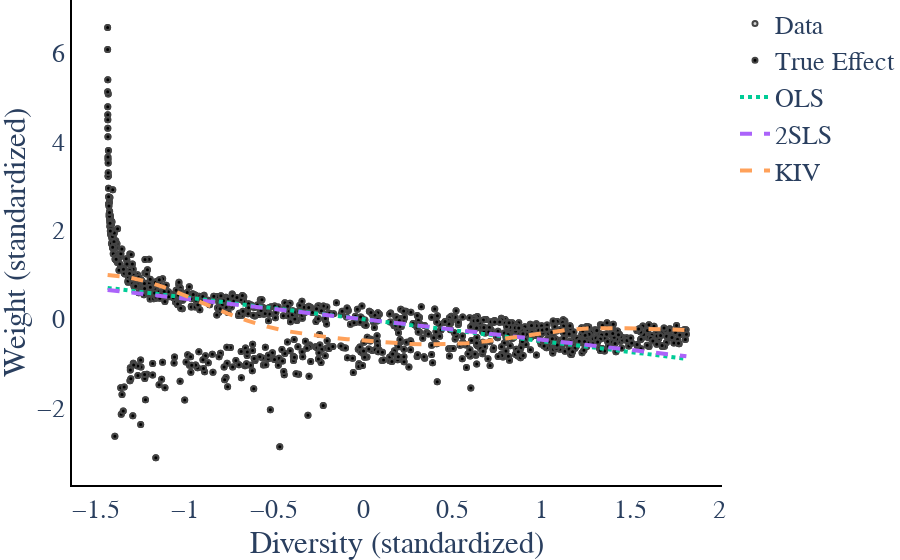

Write notebook code for a chart like this one.
### Code cell
# Shannon Estimation
x, y, ytrue, xstar, xstar_bound, ystar_ols, ystar_2sls, ystar_kiv, results = run_diversity_estimation_methods(
    Z_sim, div_shannon, Y_sim, Ytrue=Y_star, methods=["OLS", "2SLS", "KIV"])

fig = plot_diversity_methods(x, y, xstar, xstar_bound, ystar_ols, ystar_2sls, ystar_kiv, results, ytrue)
fig.write_image(os.path.join(savepath,
                             "ShannonDiversity_" +str(p)+"InstrumentStrength_"+str(instrument_strength)+".pdf" ))

fig.show()

### Figure 1 — Plotly figure (JSON) as saved in the notebook; plotly's stock layout.template omitted (floating-point values rounded to 4 significant figures; data arrays with more than 128 entries replaced by an {"elided": "..."} marker saying what was removed)
{"data": [{"line": {"width": 4}, "marker": {"color": "lightgrey", "line": {"width": 2}, "size": 5}, "mode": "markers", "name": "Data", "type": "scatter", "x": {"elided": "1000 float values"}, "y": {"elided": "1000 float values"}}, {"line": {"width": 4}, "marker": {"color": "black", "line": {"width": 2}, "size": 5}, "mode": "markers", "name": "True Effect", "type": "scatter", "x": {"elided": "1000 float values"}, "y": {"elided": "1000 float values"}}, {"line": {"dash": "dot", "width": 4}, "marker": {"line": {"width": 2}, "size": 5}, "mode": "lines", "name": "OLS", "type": "scatter", "x": [-1.437, -1.325, -1.213, -1.101, -0.989, -0.8769, -0.7648, -0.6526, -0.5405, -0.4284, -0.3163, -0.2042, -0.09206, 0.02006, 0.1322, 0.2443, 0.3564, 0.4685, 0.5806, 0.6928, 0.8049, 0.917, 1.029, 1.141, 1.253, 1.365, 1.478, 1.59, 1.702, 1.814], "y": [0.7064, 0.6513, 0.5962, 0.5411, 0.486, 0.4309, 0.3758, 0.3207, 0.2656, 0.2105, 0.1554, 0.1003, 0.04524, -0.009858, -0.06495, -0.12, -0.1751, -0.2302, -0.2853, -0.3404, -0.3955, -0.4506, -0.5057, -0.5608, -0.6159, -0.671, -0.7261, -0.7812, -0.8363, -0.8914]}, {"line": {"dash": "dash", "width": 4}, "marker": {"line": {"width": 2}, "size": 5}, "mode": "lines", "name": "2SLS", "type": "scatter", "x": [-1.437, -1.325, -1.213, -1.101, -0.989, -0.8769, -0.7648, -0.6526, -0.5405, -0.4284, -0.3163, -0.2042, -0.09206, 0.02006, 0.1322, 0.2443, 0.3564, 0.4685, 0.5806, 0.6928, 0.8049, 0.917, 1.029, 1.141, 1.253, 1.365, 1.478, 1.59, 1.702, 1.814], "y": [0.6608, 0.6093, 0.5577, 0.5062, 0.4546, 0.4031, 0.3516, 0.3, 0.2485, 0.1969, 0.1454, 0.09386, 0.04232, -0.009222, -0.06076, -0.1123, -0.1638, -0.2154, -0.2669, -0.3185, -0.37, -0.4215, -0.4731, -0.5246, -0.5762, -0.6277, -0.6792, -0.7308, -0.7823, -0.8339]}, {"line": {"dash": "dash", "width": 4}, "marker": {"line": {"width": 2}, "size": 5}, "mode": "lines", "name": "KIV", "type": "scatter", "x": [-1.437, -1.325, -1.213, -1.101, -0.989, -0.8769, -0.7648, -0.6526, -0.5405, -0.4284, -0.3163, -0.2042, -0.09206, 0.02006, 0.1322, 0.2443, 0.3564, 0.4685, 0.5806, 0.6928, 0.8049, 0.917, 1.029, 1.141, 1.253, 1.365, 1.478, 1.59, 1.702, 1.814], "y": [0.9941, 0.9489, 0.8455, 0.6942, 0.5118, 0.3181, 0.132, -0.03188, -0.1656, -0.2682, -0.3441, -0.4012, -0.4472, -0.4876, -0.5237, -0.5525, -0.5684, -0.5655, -0.5401, -0.4928, -0.4294, -0.3591, -0.2928, -0.2403, -0.2074, -0.1952, -0.2, -0.2149, -0.2315, -0.2423]}], "layout": {"font": {"family": "serif", "size": 26}, "margin": {"b": 0, "l": 0, "r": 0, "t": 0}, "plot_bgcolor": "rgba(0,0,0,0)", "xaxis": {"linecolor": "black", "linewidth": 2, "showline": true, "title": {"text": "Diversity (standardized)"}}, "yaxis": {"linecolor": "black", "linewidth": 2, "showline": true, "title": {"text": "Weight (standardized)"}}}}
